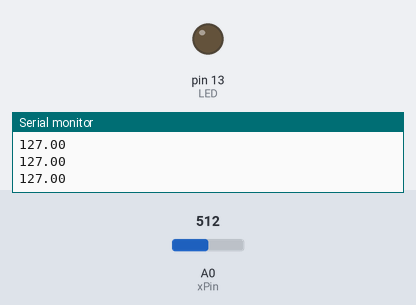
This sketch was run on a simulated Arduino Uno, built with avr-gcc and run on an emulated ATmega328P. On the bench: output pins drawn as LEDs (lit = HIGH), the last lines printed to the serial monitor. Inputs (shaded band) come from the test bench; at power-on: A0 (xPin) = 512.

Above: at 1.2 s.
1.3 s: A0 (xPin) set to 523
At 2.4 s:
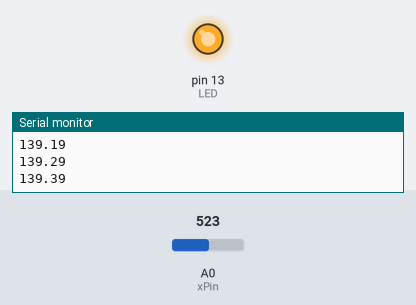
2.8 s: A0 (xPin) set to 306
At 3.2 s:
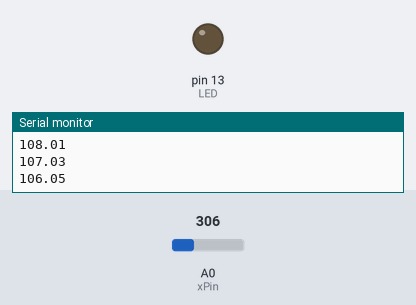
4.4 s: A0 (xPin) set to 552
7.4 s: A0 (xPin) set to 580
At 8.9 s:
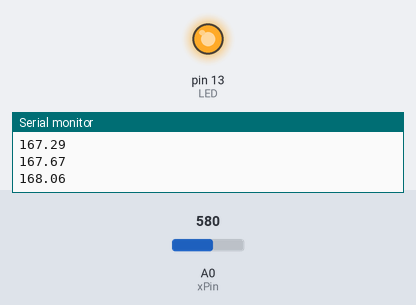
Timing chart, 0 to 10.4 s (numbered marks = the images above; inputs shaded):
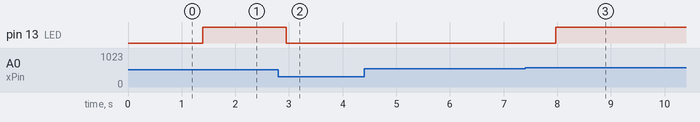

The sketch:

exercise_4.ino
```cpp
#define X_0 502
#define ACC 200.0 // Acceleration factor
#define DEADZONE 10

int LED = 13;
int xPin = A0;

float alpha = 0.8;
int x = X_0;

float pwm = 127.0;

void setup() {
  pinMode(LED, OUTPUT);
  Serial.begin(9600);
}

void loop() {
  x = alpha * analogRead(xPin) + (1 - alpha) * x;

  if (x > X_0 + DEADZONE || x < X_0 - DEADZONE) {
    int rateOfChange = (x - X_0);
    pwm = getPWMValue(rateOfChange);
  }

  Serial.println(pwm);
  analogWrite(LED, pwm);
}

float getPWMValue(int rateOfChange) {
  if(rateOfChange < 0){
    return max(pwm - abs(rateOfChange)/ACC, 0.0);
  } else {
    return min(pwm + abs(rateOfChange)/ACC, 255.0);
  }
}
```

Measured:
- the behaviour switches between 513 and 514 on A0 (xPin) (found by bisection; images 0 and 1)
- the behaviour switches between 566 and 567 on A0 (xPin) (found by bisection; images 2 and 3)
- after the input at 1.3 s, pin 13 (LED): LOW → HIGH after 0.10 s
- after the input at 2.8 s, pin 13 (LED): HIGH → LOW after 0.15 s
- after the input at 7.4 s, pin 13 (LED): LOW → HIGH after 0.57 s instead of 0.90 s
